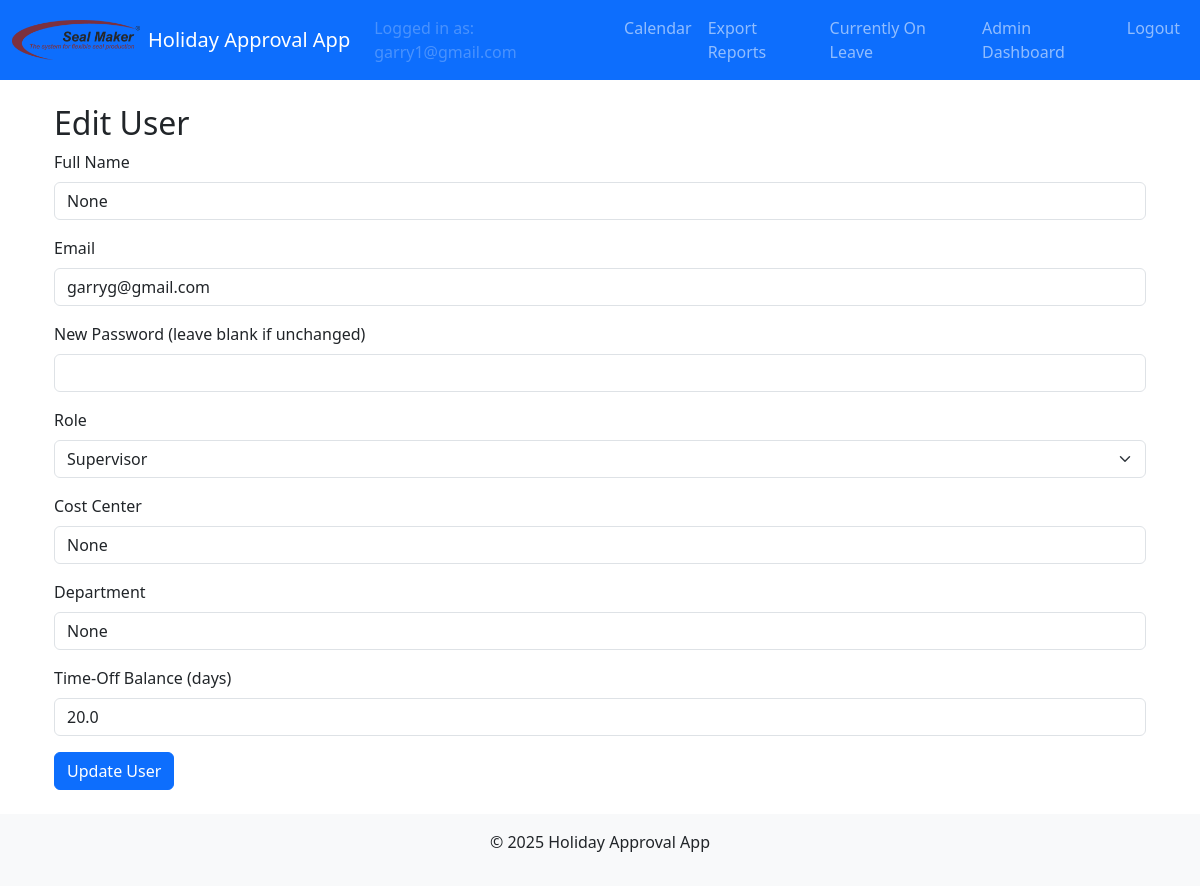
Screenshot of /admin/users/edit/2 (signed in) with the database file from the repository.
### models.py (models this page shows, shortened)
class User(UserMixin, db.Model):
    id = db.Column(db.Integer, primary_key=True)
    email = db.Column(db.String(120), unique=True, nullable=False)
    name = db.Column(db.String(120), nullable=True)           # Full name field
    cost_center = db.Column(db.String(50), nullable=True)       # Cost center field
    password_hash = db.Column(db.String(128), nullable=False)
    role = db.Column(db.String(20), nullable=False)             # Roles: employee, supervisor, manager, admin, hr, sub-admin
    time_off_balance = db.Column(db.Float, nullable=False, default=20.0, server_default="20.0")
    active = db.Column(db.Boolean, nullable=False, default=True, server_default="1")
    department = db.Column(db.String(100), nullable=True)       # Department field
    force_password_reset = db.Column(db.Boolean, nullable=False, default=False, server_default="0")

### admin/routes.py (the view, shortened to what this page needs)
@admin_bp.route('/users/edit/<int:user_id>', methods=['GET', 'POST'])
@login_required
@admin_required
def edit_user(user_id):
    user_obj = User.query.get_or_404(user_id)
    return render_template('admin_edit_user.html', user=user_obj)

### admin/routes.py (called while the page is built)
def admin_required(func):
    @wraps(func)
    def wrapper(*args, **kwargs):
        if current_user.role not in ['admin', 'sub-admin']:
            flash("Access denied: Admins only.", "danger")
            return redirect(url_for('main.calendar'))
        return func(*args, **kwargs)
    return wrapper

### app.py (called while the page is built)
def create_app():
    app = Flask(__name__)
    app.config.from_object(Config)
    db.init_app(app)
    migrate.init_app(app, db)
    login_manager.init_app(app)
    bcrypt.init_app(app)
    mail.init_app(app)
    login_manager.login_view = 'auth.login'
    @login_manager.user_loader
    def load_user(user_id):
        return User.query.get(int(user_id))
    from auth.routes import auth_bp
    from main.routes import main_bp
    from admin.routes import admin_bp
    from hr.routes import hr_bp
    app.register_blueprint(auth_bp)
    app.register_blueprint(main_bp)
    app.register_blueprint(admin_bp)
    app.register_blueprint(hr_bp)
    return app

### templates/admin_edit_user.html (shortened to what this page needs)
{% extends "layout.html" %}
{% block content %}
<div class="container">
  <h2>Edit User</h2>
  <form method="POST" action="{{ url_for('admin.edit_user', user_id=user.id) }}">
    <div class="mb-3">
      <label for="name" class="form-label">Full Name</label>
      <input type="text" class="form-control" id="name" name="name" value="{{ user.name }}" required>
    </div>
    <div class="mb-3">
      <label for="email" class="form-label">Email</label>
      <input type="email" class="form-control" id="email" name="email" value="{{ user.email }}" required>
    </div>
    <div class="mb-3">
      <label for="password" class="form-label">New Password (leave blank if unchanged)</label>
      <input type="password" class="form-control" id="password" name="password">
    </div>
    <div class="mb-3">
      <label for="role" class="form-label">Role</label>
      <select class="form-select" id="role" name="role" required>
        <option value="supervisor" {% if user.role == 'supervisor' %}selected{% endif %}>Supervisor</option>
      </select>
    </div>
    <div class="mb-3">
      <label for="cost_center" class="form-label">Cost Center</label>
      <input type="text" class="form-control" id="cost_center" name="cost_center" value="{{ user.cost_center }}">
    </div>
    <div class="mb-3">
      <label for="department" class="form-label">Department</label>
      <input type="text" class="form-control" id="department" name="department" value="{{ user.department }}">
    </div>
    <div class="mb-3">
      <label for="time_off_balance" class="form-label">Time-Off Balance (days)</label>
      <input type="number" step="0.1" class="form-control" id="time_off_balance" name="time_off_balance" value="{{ user.time_off_balance }}" required>
    </div>
    <button type="submit" class="btn btn-primary">Update User</button>
  </form>
</div>
{% endblock %}

### templates/layout.html (shortened to what this page needs)
<!doctype html>
<html lang="en">
  <head>
    <link
      href="https://cdn.jsdelivr.net/npm/bootstrap@5.3.0/dist/css/bootstrap.min.css"
      rel="stylesheet"
    >
    <link rel="stylesheet" href="{{ url_for('static', filename='css/styles.css') }}">
  </head>
  <body>
    <nav class="navbar navbar-expand-lg navbar-dark bg-primary">
      <div class="container-fluid">
        <a class="navbar-brand d-flex align-items-center" href="{{ url_for('main.calendar') }}">
          <img
            src="{{ url_for('static', filename='img/logo.png') }}"
            alt="Company Logo"
            height="40"
            class="me-2"
          >
          <span>Holiday Approval App</span>
        </a>
        <div class="collapse navbar-collapse" id="navbarSupportedContent">
          <ul class="navbar-nav ms-auto">
            {% if current_user.is_authenticated %}
              <li class="nav-item">
                <span class="nav-link disabled">
                  Logged in as: {{ current_user.email }}
                </span>
              </li>
              <li class="nav-item">
                <a class="nav-link" href="{{ url_for('main.calendar') }}">Calendar</a>
              </li>
              <li class="nav-item">
                <a class="nav-link" href="{{ url_for('main.export_reports') }}">Export Reports</a>
              </li>
              <li class="nav-item">
                <a class="nav-link" href="{{ url_for('main.currently_on_leave') }}">Currently On Leave</a>
              </li>
              {% if current_user.role == 'employee' %}
                <li class="nav-item">
                  <a class="nav-link" href="{{ url_for('main.new_holiday_request') }}">Request</a>
                </li>
                <li class="nav-item">
                  <a class="nav-link" href="{{ url_for('main.employee_dashboard') }}">Employee Dashboard</a>
                </li>
              {% elif current_user.role == 'supervisor' %}
                <li class="nav-item">
                  <a class="nav-link" href="{{ url_for('main.supervisor_dashboard') }}">Supervisor Dashboard</a>
                </li>
              {% elif current_user.role == 'manager' %}
                <li class="nav-item">
                  <a class="nav-link" href="{{ url_for('main.manager_dashboard') }}">Manager Dashboard</a>
                </li>
              {% elif current_user.role == 'admin' %}
                <li class="nav-item">
                  <a class="nav-link" href="{{ url_for('admin.dashboard') }}">Admin Dashboard</a>
                </li>
              {% elif current_user.role == 'hr' %}
                <li class="nav-item">
                  <a class="nav-link" href="{{ url_for('hr.dashboard') }}">HR Dashboard</a>
                </li>
              {% elif current_user.role == 'management' %}
                <li class="nav-item">
                  <a class="nav-link" href="{{ url_for('main.management_dashboard') }}">Management Dashboard</a>
                </li>
              {% endif %}
              <li class="nav-item">
                <a class="nav-link" href="{{ url_for('auth.logout') }}">Logout</a>
              </li>
            {% else %}
              <li class="nav-item">
                <a class="nav-link" href="{{ url_for('auth.login') }}">Login</a>
              </li>
            {% endif %}
          </ul>
        </div>
      </div>
    </nav>
    <div class="container my-4">
      {% block content %}{% endblock %}
    </div>
    <footer class="bg-light text-center p-3">
      <div class="container">
        <p>&copy; 2025 Holiday Approval App</p>
      </div>
    </footer>
  </body>
</html>

### static/css/styles.css (style rules this page uses)
:root { --bs-primary: #800020; }

### rows the page displays
User: email "garry1@gmail.com"
User: name "None", email "garryg@gmail.com", role "Supervisor", cost_center "None", department "None", time_off_balance "20.0"
